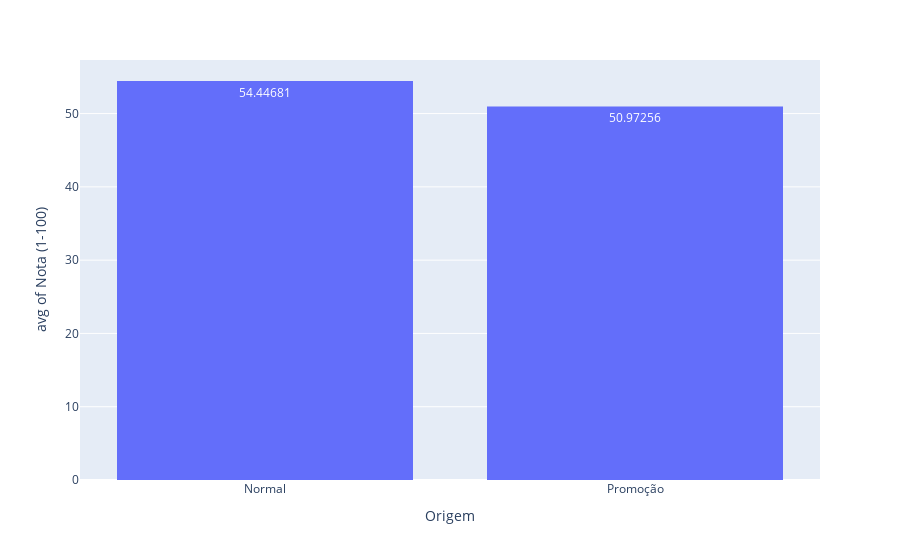
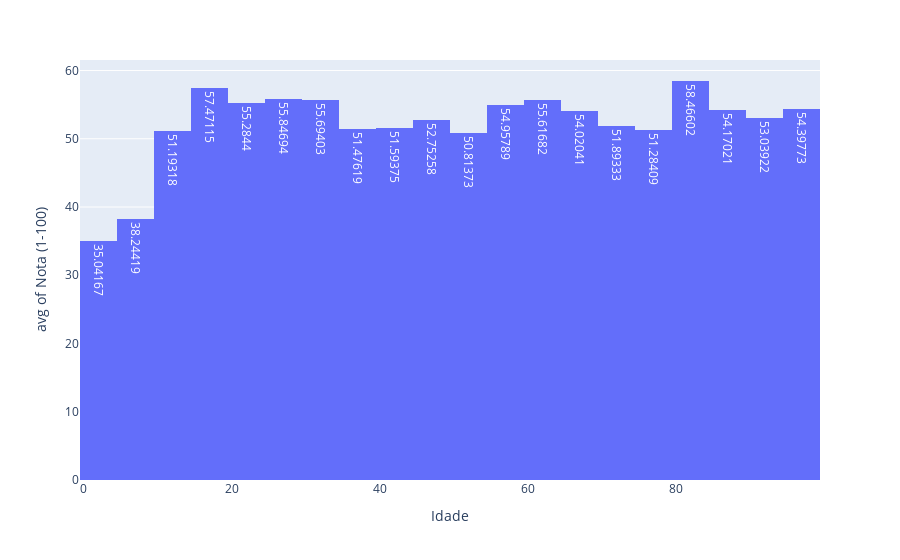
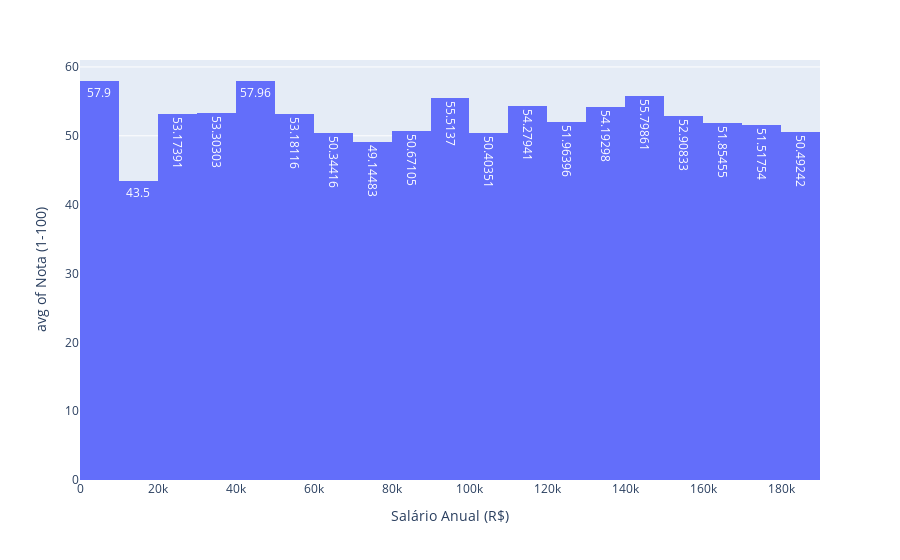
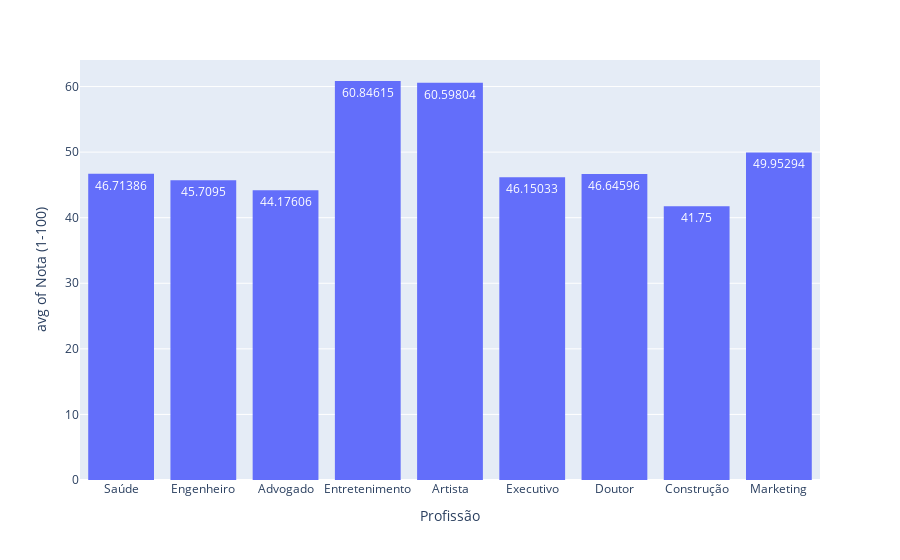

Here is the notebook cell these charts were saved with, in order:
### Markdown cell above
Geração de gráficos

### Code cell
import plotly.express as px
for x in tabela.columns:
    if "Cliente" not in x and "Nota" not in x:
        grafico = px.histogram(tabela, x=x, y="Nota (1-100)", histfunc="avg", text_auto=True, nbins=20)
        grafico.show()

### Figure 1 — Plotly figure (JSON) as saved in the notebook; plotly's stock layout.template omitted (floating-point values rounded to 4 significant figures; data arrays with more than 128 entries replaced by an {"elided": "..."} marker saying what was removed)
{"data": [{"alignmentgroup": "True", "bingroup": "x", "histfunc": "avg", "hovertemplate": "Origem=%{x}<br>avg of Nota (1-100)=%{y}<extra></extra>", "legendgroup": "", "marker": {"color": "#636efa", "pattern": {"shape": ""}}, "name": "", "nbinsx": 20, "offsetgroup": "", "orientation": "v", "showlegend": false, "texttemplate": "%{value}", "type": "histogram", "x": {"elided": "1965 str values"}, "xaxis": "x", "y": {"elided": "1965 int values"}, "yaxis": "y"}], "layout": {"barmode": "relative", "legend": {"tracegroupgap": 0}, "margin": {"t": 60}, "xaxis": {"anchor": "y", "domain": [0, 1], "title": {"text": "Origem"}}, "yaxis": {"anchor": "x", "domain": [0, 1], "title": {"text": "avg of Nota (1-100)"}}}}

### Figure 2 — Plotly figure (JSON) as saved in the notebook; plotly's stock layout.template omitted (floating-point values rounded to 4 significant figures; data arrays with more than 128 entries replaced by an {"elided": "..."} marker saying what was removed)
{"data": [{"alignmentgroup": "True", "bingroup": "x", "histfunc": "avg", "hovertemplate": "Idade=%{x}<br>avg of Nota (1-100)=%{y}<extra></extra>", "legendgroup": "", "marker": {"color": "#636efa", "pattern": {"shape": ""}}, "name": "", "nbinsx": 20, "offsetgroup": "", "orientation": "v", "showlegend": false, "texttemplate": "%{value}", "type": "histogram", "x": {"elided": "1965 int values"}, "xaxis": "x", "y": {"elided": "1965 int values"}, "yaxis": "y"}], "layout": {"barmode": "relative", "legend": {"tracegroupgap": 0}, "margin": {"t": 60}, "xaxis": {"anchor": "y", "domain": [0, 1], "title": {"text": "Idade"}}, "yaxis": {"anchor": "x", "domain": [0, 1], "title": {"text": "avg of Nota (1-100)"}}}}

### Figure 3 — Plotly figure (JSON) as saved in the notebook; plotly's stock layout.template omitted (floating-point values rounded to 4 significant figures; data arrays with more than 128 entries replaced by an {"elided": "..."} marker saying what was removed)
{"data": [{"alignmentgroup": "True", "bingroup": "x", "histfunc": "avg", "hovertemplate": "Salário Anual (R$)=%{x}<br>avg of Nota (1-100)=%{y}<extra></extra>", "legendgroup": "", "marker": {"color": "#636efa", "pattern": {"shape": ""}}, "name": "", "nbinsx": 20, "offsetgroup": "", "orientation": "v", "showlegend": false, "texttemplate": "%{value}", "type": "histogram", "x": {"elided": "1965 int values"}, "xaxis": "x", "y": {"elided": "1965 int values"}, "yaxis": "y"}], "layout": {"barmode": "relative", "legend": {"tracegroupgap": 0}, "margin": {"t": 60}, "xaxis": {"anchor": "y", "domain": [0, 1], "title": {"text": "Salário Anual (R$)"}}, "yaxis": {"anchor": "x", "domain": [0, 1], "title": {"text": "avg of Nota (1-100)"}}}}

### Figure 4 — Plotly figure (JSON) as saved in the notebook; plotly's stock layout.template omitted (floating-point values rounded to 4 significant figures; data arrays with more than 128 entries replaced by an {"elided": "..."} marker saying what was removed)
{"data": [{"alignmentgroup": "True", "bingroup": "x", "histfunc": "avg", "hovertemplate": "Profissão=%{x}<br>avg of Nota (1-100)=%{y}<extra></extra>", "legendgroup": "", "marker": {"color": "#636efa", "pattern": {"shape": ""}}, "name": "", "nbinsx": 20, "offsetgroup": "", "orientation": "v", "showlegend": false, "texttemplate": "%{value}", "type": "histogram", "x": {"elided": "1965 str values"}, "xaxis": "x", "y": {"elided": "1965 int values"}, "yaxis": "y"}], "layout": {"barmode": "relative", "legend": {"tracegroupgap": 0}, "margin": {"t": 60}, "xaxis": {"anchor": "y", "domain": [0, 1], "title": {"text": "Profissão"}}, "yaxis": {"anchor": "x", "domain": [0, 1], "title": {"text": "avg of Nota (1-100)"}}}}
